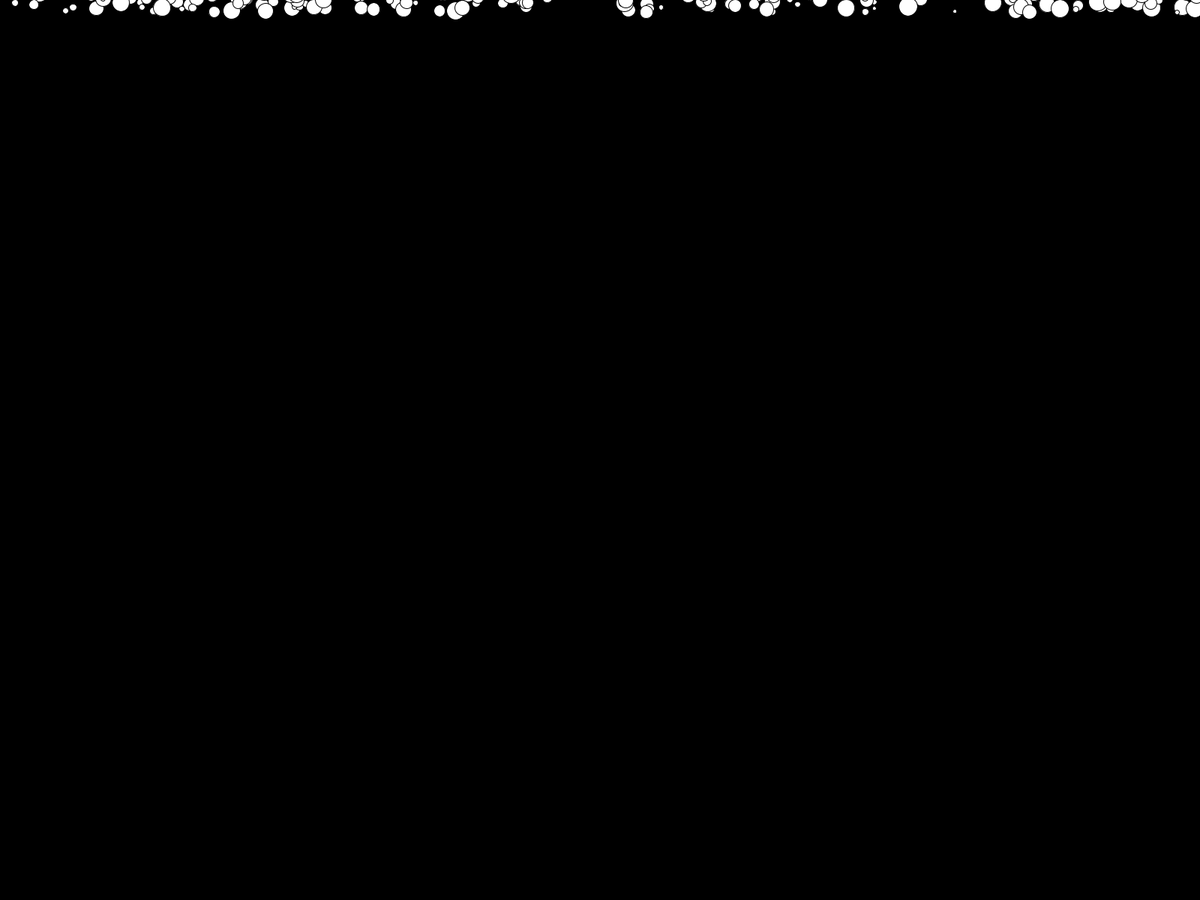
Frame 1 (no input)
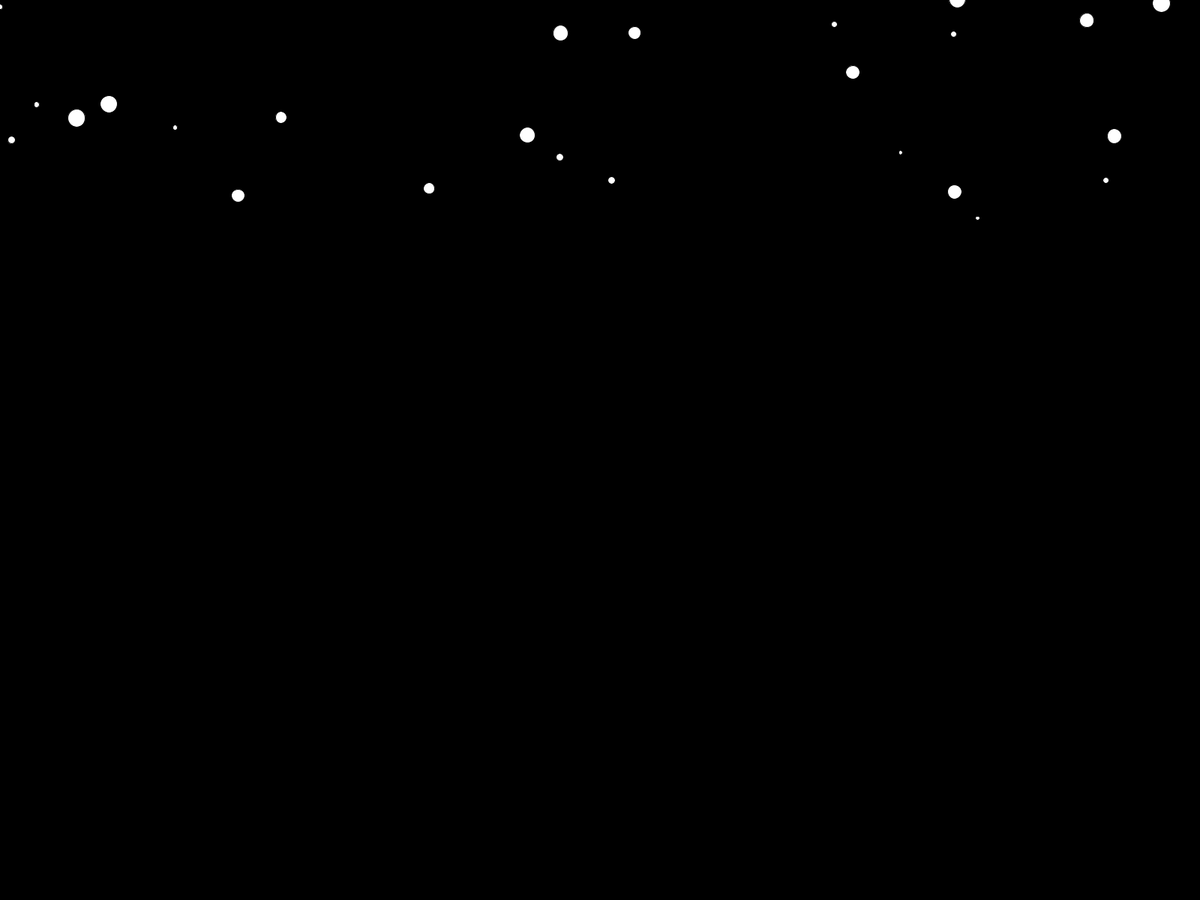
Frame 60 (the mouse pressed at the canvas centre just before this capture)
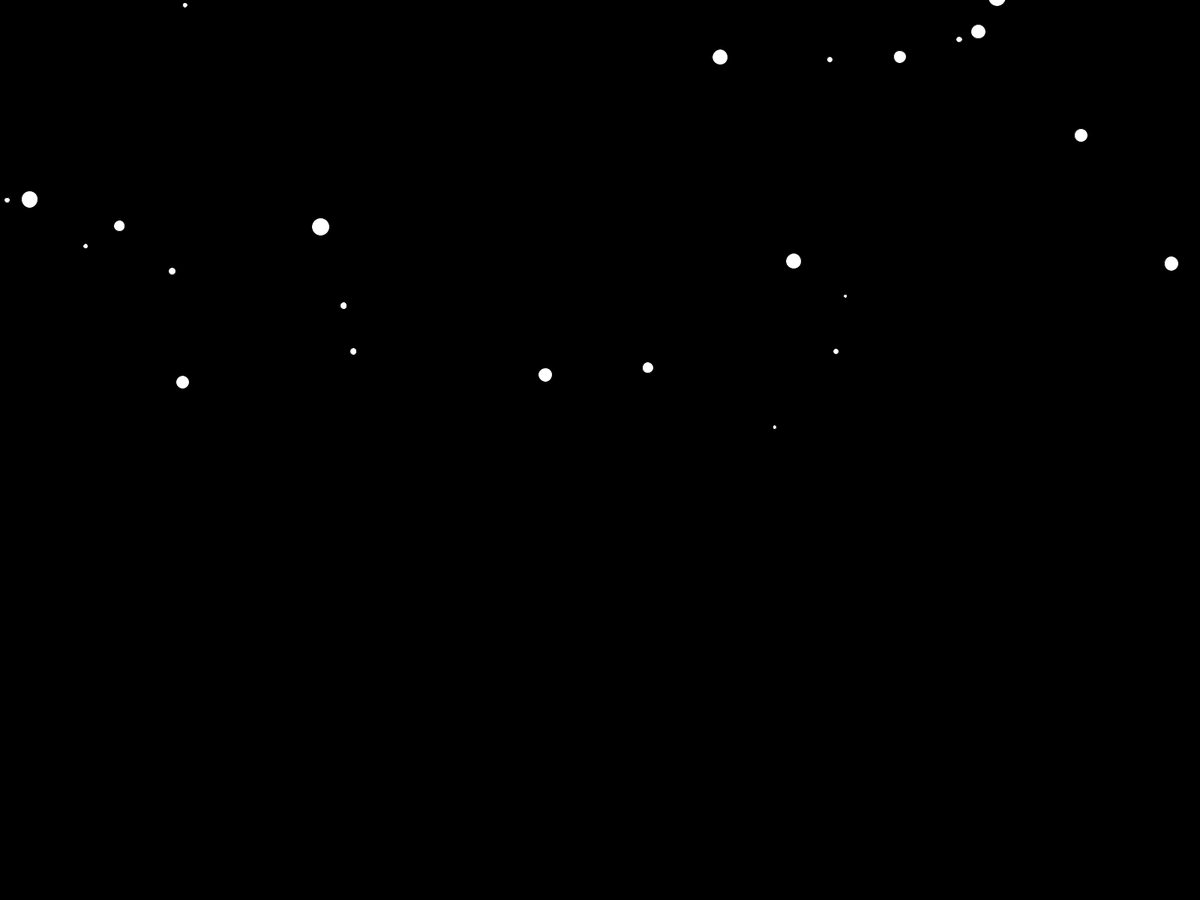
Frame 120 (the mouse held since frame 60 and released just before this capture)

The Processing sketch that drew these frames (run headless with seeded random() and noise(); from frame 60 on, the mouse is pressed at the canvas centre):

// Processing sketch: Snow
// ── Snow.pde
//explodin FIreworks program
//Globul Objects
Firewok[] firewok = new Firewok[200];
//Globul variobles
void setup() {
  //size(1600,800);
  fullScreen();
  //ScreenSizeTester();
  createBall();
}//end of setup

void draw() {
  background(0);
  //remember dank mode
  for (int i = 0; i<firewok.length; i++) {
    firewok[i].edgeDetection();
    firewok[i].move();
    firewok[i].classDraw();
  }
}//end of draw

void mousePressed() {
}//end of mousepressed

// ── Firewok.pde
class Firewok {
  //object variables
  private float x;
  private float y;
  private float diameter;
  private float xSpeed;
  private float ySpeed;
  private float count= 0;
  //constructor - populates single object variables
  Firewok (float X, float Y, float xSpeed, float ySpeed, float diameter) {
    this.x = X;
    this.y = Y;
    this.diameter = diameter;
    this.xSpeed = xSpeed;
    this.ySpeed = ySpeed;
  }
  //edge detection
  void edgeDetection() {
    count++;
    if (x+diameter/2 >= displayWidth || x-diameter/2 <= 0) {
      xSpeed = xSpeed *-1;
    }
    if (y >= displayHeight) {
      y=0;
      ySpeed = random(5, 30);
    }
  }
  //Ball movement
  void move() {
    x = x+xSpeed;
    count ++;
    y = y+ySpeed;
    if (count == 5) {
      ySpeed = ySpeed +1;
      count = 0;
    }
  }

  //Draw
  void classDraw() {
    fill(255);
    ellipse(x, y, diameter, diameter);
  }
  // Getters and Setters
}

// ── createBall.pde
void createBall() {
  for (int i = 0; i < firewok.length; i++) {
    float xLocation = random(0,displayWidth);//random(width);
    float yLocation = 0;//random(height);
    float xSpeed = random(-10,10);
    float ySpeed = random(-30,5);
    float diameter = random(5,25);
    if (xLocation >= width-25) {
      xLocation = width-25/2;
    }
    if (xLocation <= 25) {
      xLocation = 25/2;
    }
    if (yLocation >= height-25) {
      yLocation = height-25/2;
    }
    if (yLocation <= 25) {
      yLocation = 25/2;
    }    
    firewok[i] = new Firewok(xLocation, yLocation,xSpeed,ySpeed,diameter );
  }
}
